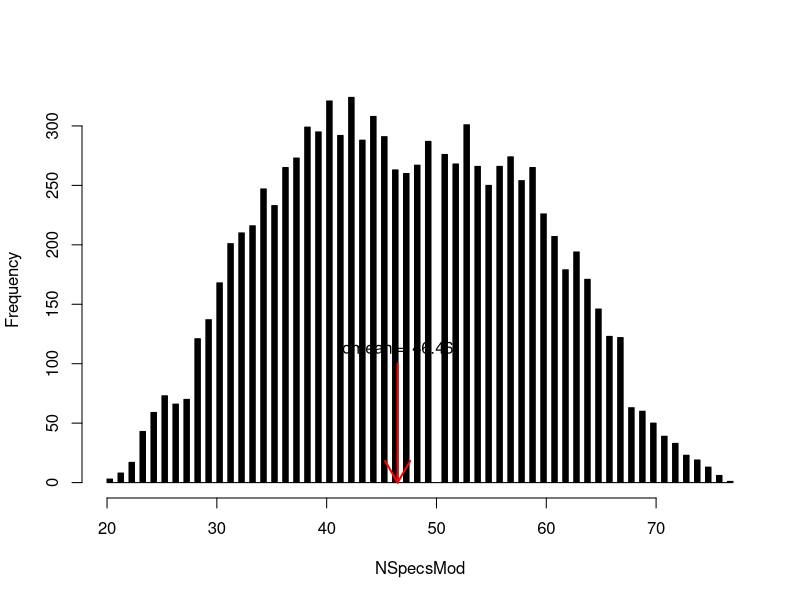

This figure's R source: (Note: this script raises an error after producing the figure.)
###########################################################################################
#   _____ _____  _____ _____     _____ _____  _      _____ _______ _______ ______ _____   #
#  / ____|  __ \|_   _|  __ \   / ____|  __ \| |    |_   _|__   __|__   __|  ____|  __ \  #
# | |  __| |__) | | | | |  | | | (___ | |__) | |      | |    | |     | |  | |__  | |__) | #
# | | |_ |  _  /  | | | |  | |  \___ \|  ___/| |      | |    | |     | |  |  __| |  _  /  #
# | |__| | | \ \ _| |_| |__| |  ____) | |    | |____ _| |_   | |     | |  | |____| | \ \  #
#  \_____|_|  \_\_____|_____/  |_____/|_|    |______|_____|  |_|     |_|  |______|_|  \_\ #
#                                                                                         #
###########################################################################################
# Written by Christopher Dean and Dominic Bennett, 2016. 
# General Public License 2
# R script for splitting grid space

# Variables:
# lats = vector of lists for the max and min values of each grid in lat-space
# lons = vector of lists for the max and min values of each grid in lon-space
# grid = matrix of indexes pointing to the lists in lats and lons


# Steps:
# 1. Create lists of the min and max values for each lon and lat (calls them lats and lons)
# 2. construct a grid using the expand.grid function that will find all possible combinations
#   for the lats and lons
# 3. Loop through each element in the grid and determine which observations are in which grid square
# 4. Produce a vector of each grid element index for each observation [RESULT]

# FUNCTIONS
genLonsandLats <- function(data, gsize=0.5) {
  # create list of list of list of grid cells
    lat <- data$Lat_Pub
    lon <- data$Long_Pub
    allLats <- sort(lat, na.last = NA)
    min_lat <- allLats[1]
    max_lat <- allLats[length(allLats)]
    allLongs <- sort(lon, na.last = NA)
    min_lon <- allLongs[1]
    max_lon <- allLongs[length(allLongs)]
    max_lat <- max_lat + 0.5
    max_lon <- max_lon - 0.5
    # LATS!
    lats_values <- seq(from=min_lat, to=max_lat, by=gsize) #Makes the lats grid spaces
    lons_values <- seq(from=min_lon, to=max_lon, by=gsize)
      if (length(lats_values)<length(lons_values)){ # This section checks to see if list lengths are even and if not makes sure they are.
        len <- length(lons_values)-length(lats_values)
        for(i in 1:len){
          lats_values <- c(lats_values, lats_values[length(lats_values)]+0.5)
          }
        }
      if (length(lons_values)<length(lats_values)){
        len <- length(lats_values)-length(lons_values)
        for(i in 1:len){
          lons_values <- c(lons_values, lons_values[length(lons_values)]-0.5) # Minus is in here as longitude of WIS is negative.
          }
        }
    
    lats_list <- list() # Make a list
      for(i in 2:length(lats_values)) { #Start from 2nd position, to length of the values of lats_values
        lats_list[[i-1]] <- list(min=lats_values[i-1], max=lats_values[i]) #at point number 1 in lats list, make a list of the min and max lat values for that grid square
      }
    
    # LONS!
    lons_list <- list()
      for(i in 2:length(lons_values)) {
        lons_list[[i-1]] <- list(min=lons_values[i-1], max=lons_values[i])
      }
    
    latslons <- list("lats"=lats_list,
                     "lons"=lons_list) # Make a list of the other two lists of lists
    
    return(latslons) #return the final list
}


# INPUT AND RUNNING LATLONG FUNCTION
usgs <- read.csv("R__Data_1.22.2.16.csv", stringsAsFactors=FALSE) # input your own data here.
latslons <- genLonsandLats(usgs)

# CREATE GRID-SPACE
lats <- latslons[["lats"]]  # unpack lats and lons
lons <- latslons[["lons"]]  
grid <- expand.grid(1:length(lats),1:length(lons)) # make grid using lats and lons make from your selections
colnames(grid) <- c("lat", "lon")
save(lats, lons, grid, file="grid.RData")

# FINDING OCCS FOR EACH GRID SQUARE - STILL NOT WORKING INSIDE OF LOOP PROPERLY.

# Setup 
usgs$near_far <- sample(2, size = 100, replace = TRUE) # Makes random near (1) and far(2) counts for rows
gridlist <- list() # the grid list
nflist <- list() # Near/Far list
the_failed <- vector()

for(r in 1:nrow(usgs)) {
  cat('... [', r, ']\n', sep="")
  cur_lat <- usgs$Lat_Pub[r] # lat for the current row
  cur_lon <- usgs$Long_Pub[r] # long for the current row
  temprec <- vector() # temproary record of the lat and long numbers for reference to the grid.
  tempgridrec <- 0 # temporary record of appropriate grid number
  
  for(i in 1:length(lats)){ # add the latitude grid number if current lat falls within its bounds
    if(as.numeric(lats[[i]][1]) <= cur_lat && cur_lat <= as.numeric(lats[[i]][2])){
      temprec[1] <- i
    }
  }
  for(i in 1:length(lons)){  # add the longitude grid number if current lat falls within its bounds
    if(as.numeric(lons[[i]][1]) <= cur_lon && cur_lon <= as.numeric(lons[[i]][2])){
      temprec[2] <- i
    } 
  }
  
  # temp solution, skip if temprec is less than 2
  if(length(temprec) < 2 | is.na(temprec[1])) {
    the_failed <- c(r, the_failed)
    next
  }
  
  for(g in 1:nrow(grid)){ # go through rows in the grid dataframe, if both temp recs match then record to tempgridrec
    if(temprec[1] == grid$lat[g] && temprec[2] == grid$lon[g]){
    tempgridrec <- g
    }
  }
  
  
  sp <- usgs$species[r] # sets species for the current row
  nf <- usgs$near_far[r] # sets near or far for current row
  if(length(gridlist) < tempgridrec) { # if list isn't as long as the grid square it's to be added to
    gridlist[[tempgridrec]] <- sp # just add the species
    nflist[[tempgridrec]] <- nf
  } else {
    gridlist[[tempgridrec]] <- c(gridlist[[tempgridrec]], sp) # otherwise add it on to the end (stops overwriting)
   nflist[[tempgridrec]] <- c(nflist[[tempgridrec]], nf)
  }
}

# [RESULT]

occs <- unlist(lapply(gridlist, function (x) length(x))) # gives vector of total species numbers in the lists.
sum(occs)
cat(sum(occs),'/',nrow(usgs), ' ', 'results recorded. Percentage of total: ', ((sum(occs)/nrow(usgs))*100),'%', sep="")


######## NEXT STEP - STATS! ##########

occs[420:625] <- 0 # fill in spaces with no species up to max grid square number

grid$occs <- occs

nflist <- (lapply(nflist, mean))
nflist <- (lapply(nflist, round)) # currently set at average - however, could be made to be 70% or something similar.
nflist[420:625] <- NA
grid$NF <- nflist

nf <- grid$NF
n <- length(which(nf == 1)) # number of grid squares classified as NEAR
f <- length(which(nf == 2)) # number of grid squares classified as FAR

Noccs <- 0
Foccs <- 0
grid[is.na(grid)]  <- 0

for(i in 1:nrow(grid)){ # calculates totals of species for both near and far.
  if(grid$NF[i] == 1){
    Noccs <- Noccs + grid$occs[i]
  }
  if(grid$NF[i] == 2){
    Foccs <- Foccs + grid$occs[i]
  }
}
PercNOccs <- (Noccs/(Noccs+Foccs))*100 # percentage of total species in Near environment.

#### SHUFFLING

# First need to remove all zero values (just so it vaguely works)

newgrid <- subset(grid, grid$NF == 1 |grid$NF == 2)

# Then randomise!

NSpecsMod <- c()
times <- 10000
for(n in 1:times){
tempgrid <- (transform(newgrid, NF = sample(NF) )) # worked!
tempNoccs <- 0
tempFoccs <- 0
for(i in 1:nrow(tempgrid)){ # calculates totals of species for both near and far.
  if(tempgrid$NF[i] == 1){
    tempNoccs <- tempNoccs + tempgrid$occs[i]
  }
  if(tempgrid$NF[i] == 2){
    tempFoccs <- tempFoccs + tempgrid$occs[i]
  }
}
NSpecsMod <- c(NSpecsMod,(tempNoccs/(tempNoccs+tempFoccs))*100)
}

p <- sum((abs(NSpecsMod)<=PercNOccs))/times

hist(NSpecsMod, col='black', breaks=100,main=NULL)
arrows(PercNOccs,times/100,PercNOccs,0,col="red",lwd=2)
text(PercNOccs,times/100,pos=3, paste("dmean =",round(PercNOccs,2)))
mtext(paste(type, "( iterations =", times, ")"),line=1)
mtext(paste("p =",p))

#### Works!!!!!

############ DEFUNCT ##############

# DESIGNATE
#res <- rep(NA, length(obs_lons))
#for (i in 1:nrow(grid)) {
#  lon <- lons[[grid[i, "lon"]]]
#  lat <- lats[[grid[i, "lat"]]]
  #   cat("Corrds lon:\n")
  #   cat("... min:", coords_lon$min, "\n")
  #   cat("... max:", coords_lon$max, "\n")
  #   cat("Corrds lat:\n")
  #   cat("... min:", coords_lat$min, "\n")
  #   cat("... max:", coords_lat$max, "\n")
#  res_bool <- obs_lons >= lon$min & obs_lons < lon$max &
#    obs_lats >= lat$min & obs_lats < lat$max
#  res_is <- which(res_bool)
#  res[res_is] <- i
#}

# constructObs <- function(lat, lat) {
#   # combine two separate vectors into a single list of $lon and $lat
#   obs <- list()
#   for(i in 1:length(lon)) {
#     obs[[i]] <- list(lon=lon[i], lat=lat[i])
#   }
#   obs
# }
#
# Write function to find max/min Lats and Longs - DONE AND PUT STRAIGHT INTO ORIGINAL ONE!
#MaxMinLatLong <- function(data) {
#  lat <- data$Lat_Pub
#  lon <- data$Long_Pub
#  allLats <- sort(lat, na.last = NA)
#  min_lat <- allLats[1]
#  max_lat <- allLats[length(allLats)]
# allLongs <- sort(lon, na.last = NA)
#  min_lon <- allLongs[1]
#  max_lon <- allLongs[length(allLongs)]
#}
#
# This is fake data for testing
#obs_lons <- runif(min=95, max=115, 100)
#obs_lats <- runif(min=30, max=50, 100)
# TODO Read in real data, make sure the two vectors are "paired", same length and identities
